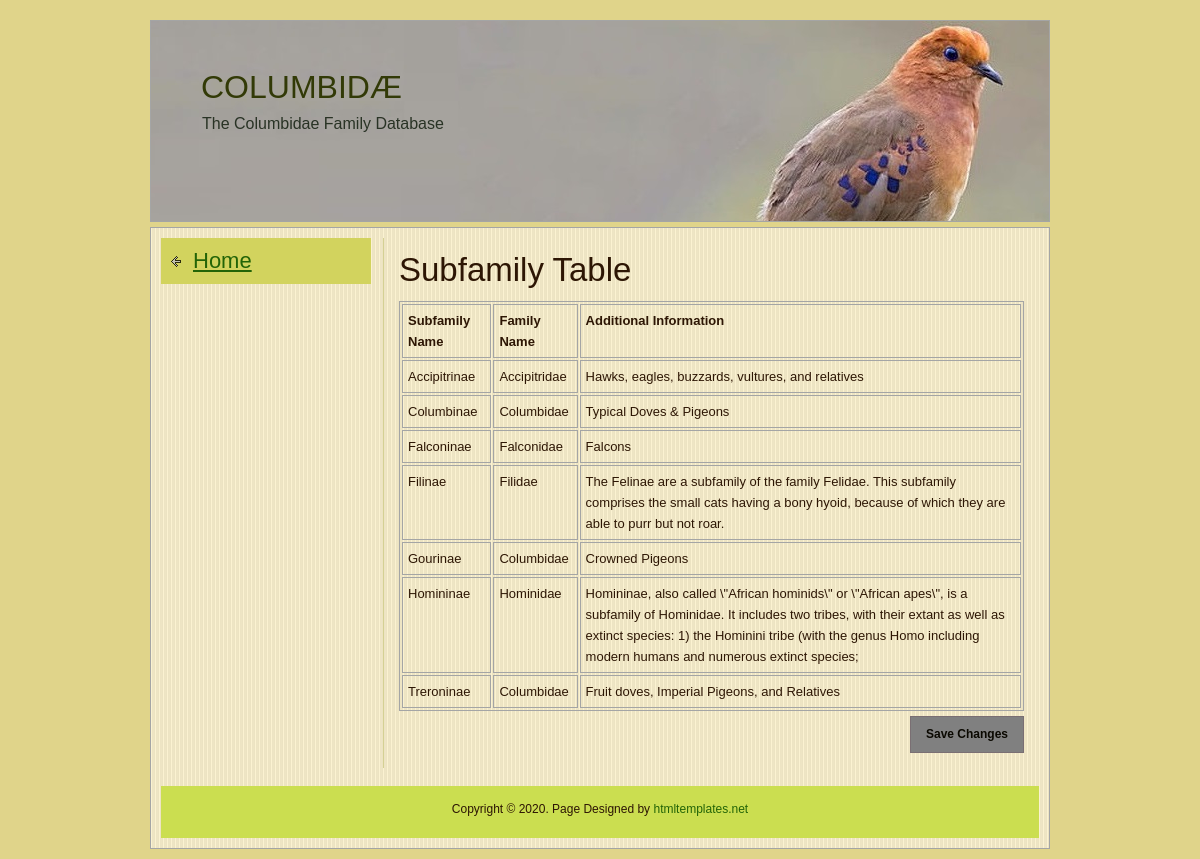
/tables/subfamilies.php, run on the app's committed database.
### tables this page shows
CREATE TABLE `subfamily` (
  `SubFamilyName` varchar(50) NOT NULL,
  `FamilyName` varchar(50) NOT NULL,
  `Description` varchar(1000) DEFAULT NULL,
  PRIMARY KEY (`SubFamilyName`),
  KEY `SUBFAMILY_ibfk_1` (`FamilyName`),
  CONSTRAINT `SUBFAMILY_ibfk_1` FOREIGN KEY (`FamilyName`) REFERENCES `family` (`FamilyName`) ON DELETE CASCADE ON UPDATE CASCADE
);

### tables/subfamilies.php (the view, shortened to what this page needs)
<!DOCTYPE html>
<html>
<head>
<link href="../css/style.css" rel="stylesheet" type="text/css">
</head>
<body>
<div id="wrapper">
  <div id="header">
    <div class="top_banner">
      <h1>COLUMBIDÆ</h1>
      <p>The Columbidae Family Database</p>
    </div>
  </div>
  <div id="page_content">
    <div class="left_side_bar back_nav">
      <div class="col_1">
        <h1><a href="../home.php">Home</a></h1>
      </div>
    </div>
    <div class="right_section">
    <?php
      $DB_HOST = $_ENV["DB_HOST"];
      $DB_USERNAME = $_ENV["DB_USERNAME"];
      $DB_PASSWORD = $_ENV["DB_PASSWORD"];
      $DB_DBNAME = $_ENV["DB_DBNAME"];
      $DB_PORT = $_ENV["DB_PORT"];
      $link=mysqli_connect($DB_HOST, $DB_USERNAME, $DB_PASSWORD, $DB_DBNAME, $DB_PORT)
        or die(header("Location: ../error.php"));
      $query = "SELECT * FROM SUBFAMILY";
      $result = mysqli_query($link, $query)
        or die("<br><b>Query failed</b>");
      echo"<h1>Subfamily Table</h1><nl>";
      echo "<blockquote contenteditable=true>";
      echo "<table>\n";
      echo "<td><b>Subfamily Name</b></td><td><b>Family Name</b></td><td><b>Additional Information</b></td>";
      while ($line = mysqli_fetch_array($result, MYSQLI_ASSOC))
      {
        echo "\t<tr>\n";
        foreach ($line as $col_value)
        {
          echo "\t\t<td>$col_value</td>\n";
        }
        echo "\t</tr>\n";
      }
      echo "</table>\n";
      echo "</blockquote";
      ?>
      <p><a onclick="updateTable()" class="btn" id="saveBtn">Save Changes</a></p>
    </div>
    <div id="footer">Copyright &copy; 2020. Page Designed by <a href="http://www.htmltemplates.net" target="_blank">htmltemplates.net</a><br>
    </div>
  </div>
</div>
</body></html>

### css/style.css (style rules this page uses)
html, body, div, span, applet, object, iframe, h1, h2, h3, h4, h5, h6, p, blockquote, pre, a, abbr, acronym, address, big, cite, code, del, dfn, em, font, img, ins, kbd, q, s, samp, small, strike, strong, sub, sup, tt, var, b, u, i, center, dl, dt, dd, ol, ul, li, fieldset, form, label, legend, table, caption, tbody, tfoot, thead, tr, th, td, hr, button { margin:0; padding:0; border:0; outline:0; font-size:100%; vertical-align:baseline; background:none; }
h1, h2, h3, h4, h5, h6, li { line-height:100%; }
blockquote, q { quotes:none; }
body { margin:0px; padding:0px; font-size:13px; line-height:21px; color:#2d1604; background-color:#e0d48a; font-family:Arial, Helvetica, sans-serif; }
h1, h2, h3, h4, h5, h6 { font-weight:normal; }
h1 { font-size:33px; margin-bottom:15px; }
a { color: #236407;text-decoration: underline; }
table,th,td { border:1px solid #a4a5a5; }
tr { margin:0 0 5px 0;padding:3px; }
td { padding:5px;margin:0 1px; }
#wrapper { width:900px; margin:0 auto; padding:20px 0 10px 0; }
#header { padding:0px 0px 5px; }
#header .top_banner { background:url(../images/blue_eyed_dove.jpg) no-repeat left top; height:150px; padding:50px 35px 0 50px; border:#a4a5a5 solid 1px; }
#header h1 { font-size:32px; color:#323A07; margin:0px; padding:0px 0px 10px; }
#header p { font-size:16px; margin-left:1px; color:#293325; }
#page_content { padding:10px; background:url(../images/body.jpg) repeat; border:#a4a5a5 solid 1px; }
#page_content .right_section { width:625px; float:right; padding:15px; border-left:#d4d093 solid 1px; }
a.btn { color:#0a0800; font-size:12px; text-decoration:none; padding:7px 15px 7px 15px; font-weight:bold; display:inline-block; border:#7a6f73 solid 1px; background-color:#bdd92c; }
.left_side_bar { width:210px; float:left; }
.left_side_bar h1 { font-size:22px; padding:12px 0 12px 32px; margin-bottom:5px; color:#1b0400; background:url(../images/arrow.png)#d2d35e no-repeat 10px center; }
.back_nav h1 { font-size:22px; padding:12px 0 12px 32px; margin-bottom:5px; color:#1b0400; background:url(../images/back_arrow.png)#d2d35e no-repeat 10px center; }
.left_side_bar .col_1 { padding:0px 0 20px 0; }
#footer { clear:both; margin-top:18px; padding:15px 0 12px 0; height:25px; text-align:center; font-family:Verdana, Geneva, sans-serif; font-size:12px; line-height:17px; background: #cbde50; }
#footer a { color: #236407; text-decoration:none; }
#saveBtn { margin-top: 5px; float: right; cursor: default; background-color: grey; }

### data on the page
subfamily: SubFamilyName "Accipitrinae", FamilyName "Accipitridae", Description "Hawks, eagles, buzzards, vultures, and relatives"
subfamily: SubFamilyName "Columbinae", FamilyName "Columbidae", Description "Typical Doves & Pigeons"
subfamily: SubFamilyName "Falconinae", FamilyName "Falconidae", Description "Falcons"
subfamily: SubFamilyName "Filinae", FamilyName "Filidae", Description "The Felinae are a subfamily of the family Felidae. This subfamily comprises the small cats having a bony hyoid, because of which they are able to purr but not roar."
subfamily: SubFamilyName "Gourinae", FamilyName "Columbidae", Description "Crowned Pigeons"
subfamily: SubFamilyName "Homininae", FamilyName "Hominidae", Description "Homininae, also called \\\"African hominids\\\" or \\\"African apes\\\", is a subfamily of Hominidae. It includes two tribes, with their extant as well as extinct species: 1) the Hominini tribe (with the genus Homo including modern humans and numerous extinct species;"
subfamily: SubFamilyName "Treroninae", FamilyName "Columbidae", Description "Fruit doves, Imperial Pigeons, and Relatives"
